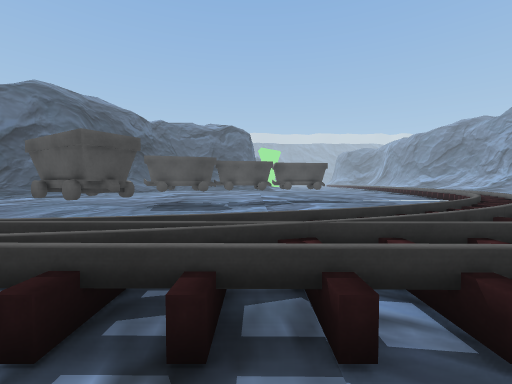
[1] (above)

16 first-person views from a walk through a Unity game level. The camera is 1.5 m above the floor, tilts 2° down and sees 90° across. The floor is counted in squares, 2 m on a side. Each view is taken from the middle of a square. On the plan, view 1 faces up. The plan holds only what a view shows up to about 9 squares ahead; the rest is blank. The place goes on beyond the plan. The player character is not drawn. Some surface patterns are stand-ins.

[2]
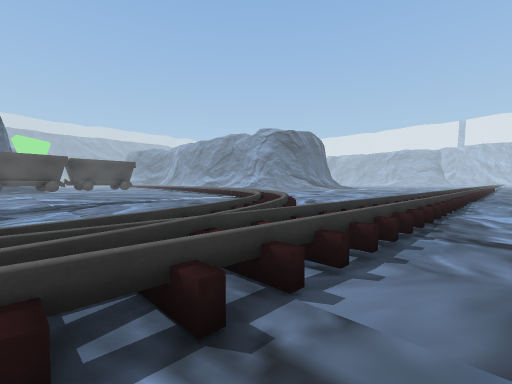

[3]
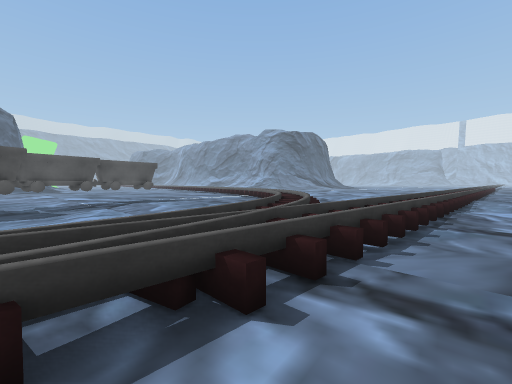

[4]
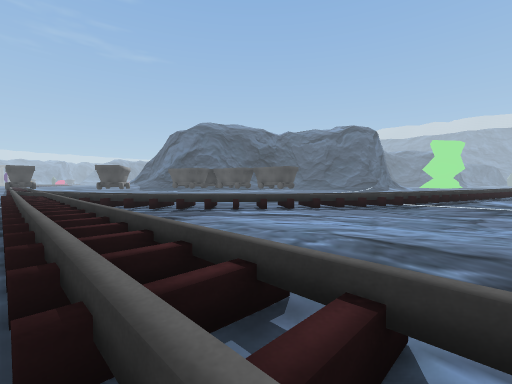

[5]
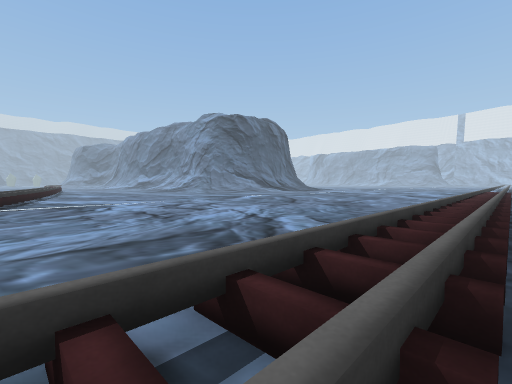

[6]
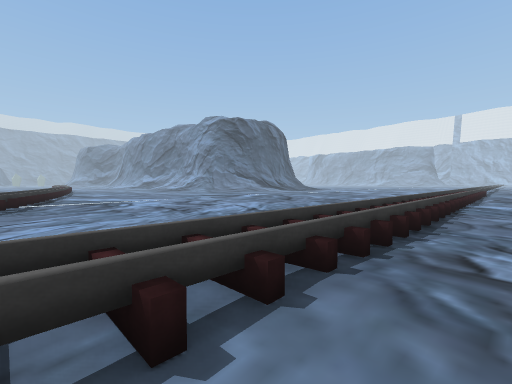

[7]
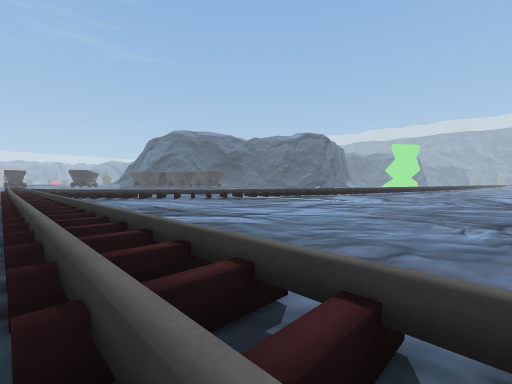

[8]
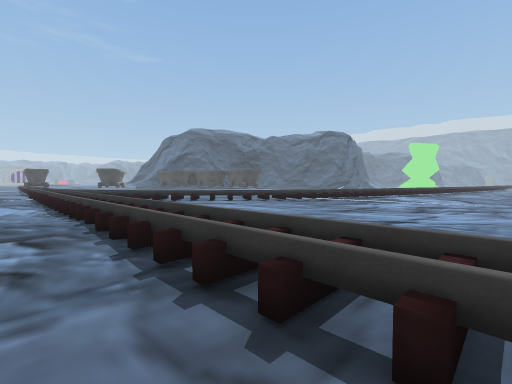

[9]
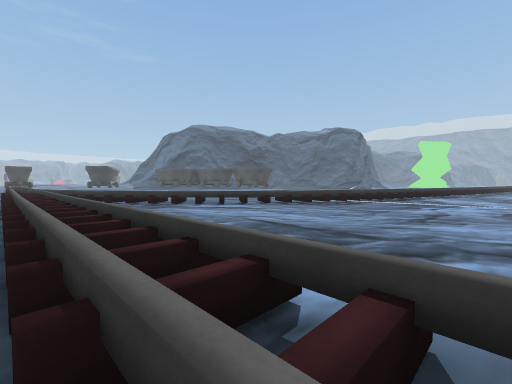

[10]
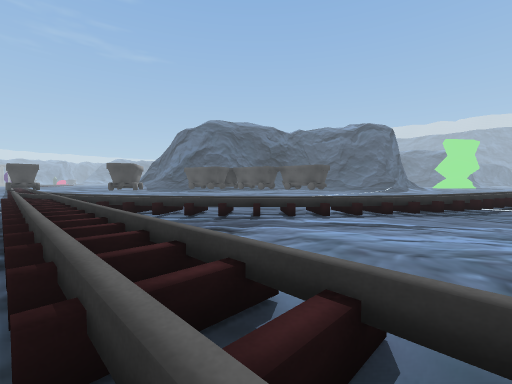

[11]
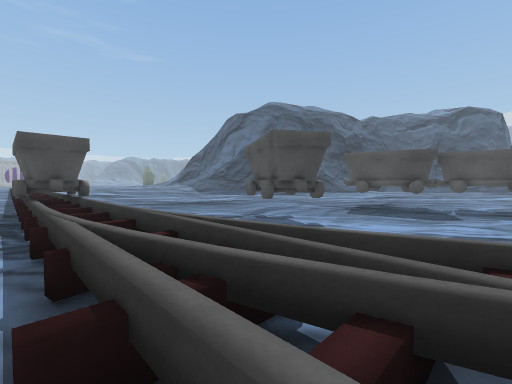

[12]
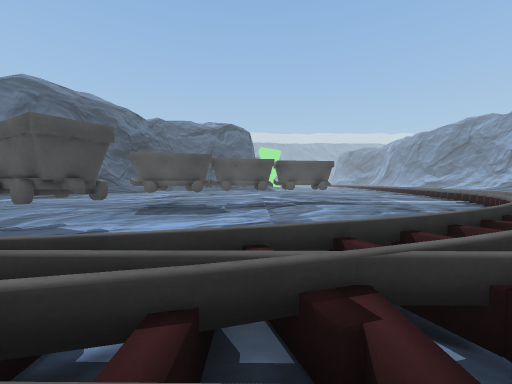

[13]
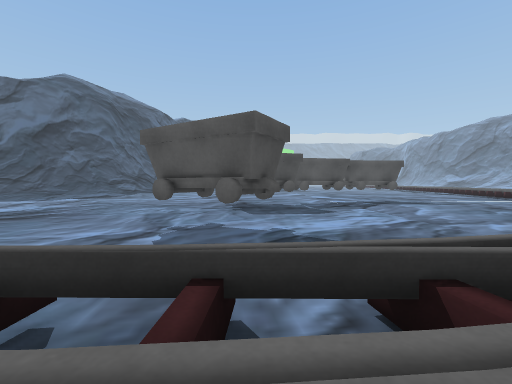

[14]
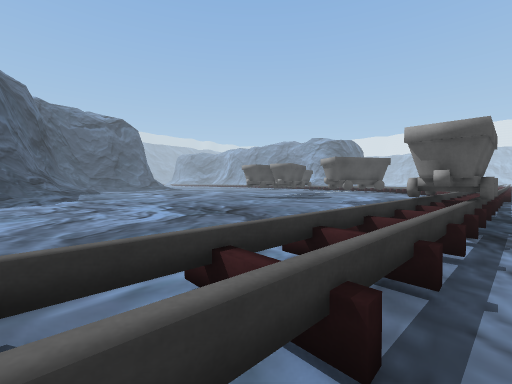

[15]
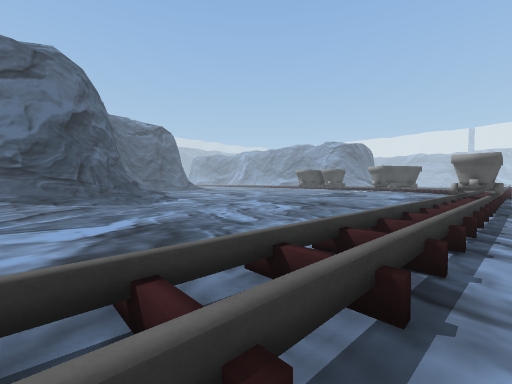

[16]
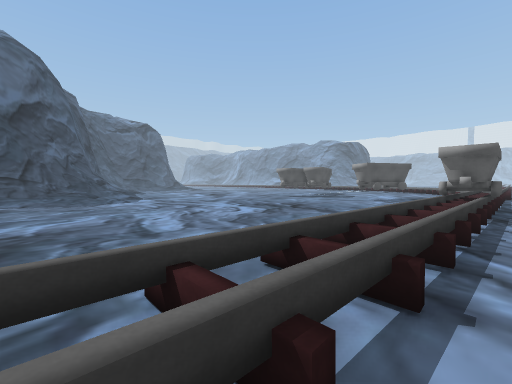

### Floor plan
Key: @ floor where view 1 was taken; # wall or solid block; . main floor; : floor 0.25 m higher than the main floor; - floor 0.25 m lower than the main floor; / step, stairs or slope; = window, fence, low wall or low ledge; ^ raised ledge.
Columns run from 19 left of view 1 to 19 right of it. Each row starts with its distance up from view 1.
 13 //// /-                      =----   -.
 12 :...----         -##        #=---- ---.
 11 ....-----       ####       ==-.........
 10 ....------------##---------==--........
  9 ....-----------##-----.---==----.......
  8 ....-----------.------...-==..--.......
  7 ....-----------..--.--...==...........-
  6 ....-----------#.-..--..==............-
  5 ....-----------##...--.==...........---
  4 .....----    ---..   ===............---
  3 ......--       --..====         ..   --
  2 ==========###=======^^==^=^=^^^=====^==
  1 ......---------..==.====.=.==...=.====.
  0                  ..@.-.................

Where each view was taken, in squares from view 1:
view 1: 0 up, 0 right, facing up
view 2: 0 up, 1 left, facing up-right
view 3: 0 up, 2 left, facing up-right
view 4: 1 up, 12 right, facing up-left
view 5: 1 up, 10 right, facing up-right
view 6: 0 up, 9 right, facing up-right
view 7: 1 up, 19 right, facing up-left
view 8: 0 up, 16 right, facing up-left
view 9: 1 up, 14 right, facing up-left
view 10: 1 up, 10 right, facing up-left
view 11: 1 up, 0 right, facing up-left
view 12: 1 up, 0 right, facing up
view 13: 1 up, 3 left, facing up
view 14: 1 up, 14 left, facing up-right
view 15: 1 up, 19 left, facing up-right
view 16: 1 up, 17 left, facing up-right
